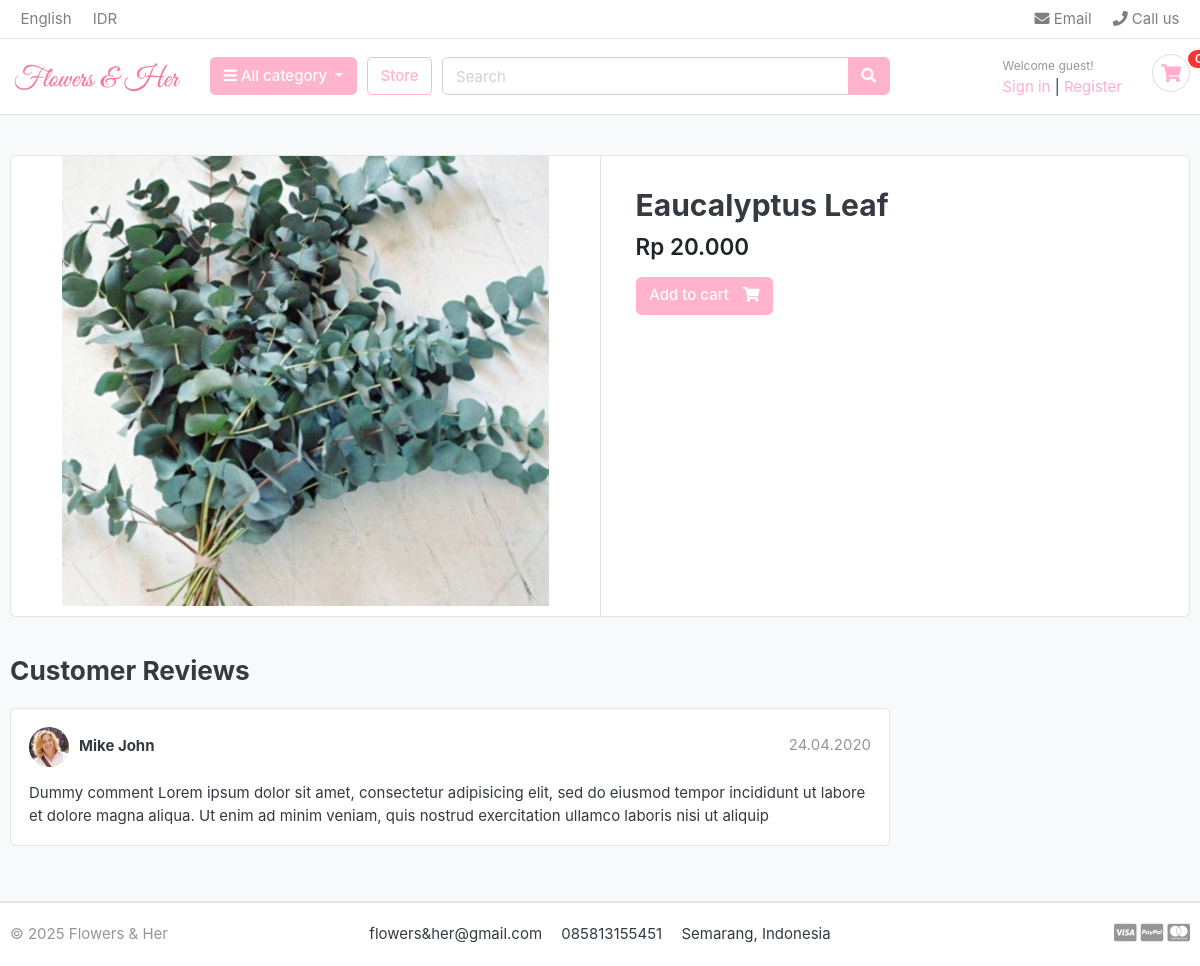
Before: /store/eaucalyptus-leaf/eaucalyptus-leaf/ with the older database file.
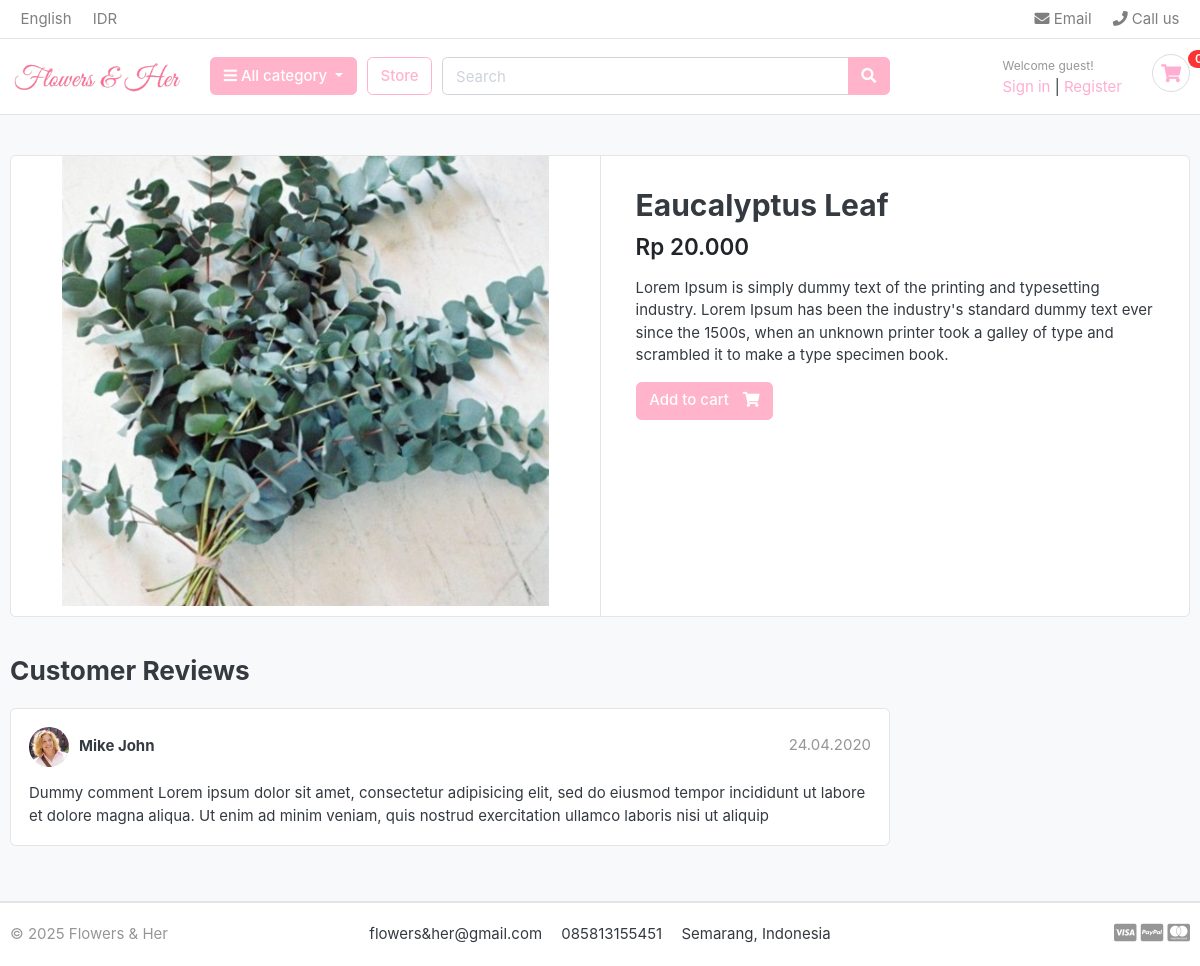
After: the same page with the newer database file.
### store/models.py (models this page shows, shortened)
class Product(models.Model):
    product_name    = models.CharField(max_length=255, unique=True)
    slug            = models.SlugField(max_length=255, unique=True)
    description     = models.TextField(blank=True)
    stock           = models.IntegerField()
    price           = models.IntegerField()
    image           = models.ImageField(upload_to="photos/products")
    is_available    = models.BooleanField(default=True)
    category        = models.ForeignKey(Category,on_delete=models.CASCADE)
    created_date    = models.DateTimeField(auto_now_add=True)
    modified_date   = models.DateTimeField(auto_now = True )

### store/views.py (the view)
# urls.py: path("<slug:category_id>/<slug:product_id>/", views.product_detail, name="product_detail"),
def product_detail(request, category_id, product_id):
    try:
        single_product =Product.objects.get(category__slug= category_id, slug = product_id)
        in_cart = CartItem.objects.filter(cart__cart_id=_add_cart_session_key(request), product = single_product).exists()
        have_color = Variation.objects.filter(product=single_product, variation_category= "color").exists()
        have_size = Variation.objects.filter(product=single_product, variation_category= "size").exists()
    except:
        raise ValueError("empty")
    context ={
        "single_product": single_product,
        "in_cart" : in_cart,
        "have_color" : have_color,
        "have_size" : have_size,
    }
    return render(request, "store/product_detail.html", context)

### cart/context_processors.py (called while the page is built)
def jumlah(request):
    jum =0
    try:
        cart = Cart.objects.get(cart_id=_add_cart_session_key(request))
        cart_items = CartItem.objects.filter(cart= cart, is_active=True)
        for cart_item in cart_items:
            jum+= cart_item.cart_quantity
    except:
        jum=0
    return dict(jum = jum)

### cart/views.py (called while the page is built)
def _add_cart_session_key(request):
    cart = request.session.session_key
    if not cart:
        cart= request.session.create()
    return cart

### category/context_processors.py (called while the page is built)
def menu_category(request):
    links = Category.objects.all()
    return dict(links=links )

### templates/store/product_detail.html (shortened to what this page needs)
{% extends "base.html" %}
{% load static %}
{% block content %}
<section class="section-content padding-y bg">
<div class="container">
<div class="card">
	<div class="row no-gutters">
		<aside class="col-md-6">
<article class="gallery-wrap">
	<div class="img-big-wrap">
	   <a href="#"><img src="{{single_product.image.url}}"></a>
	</div>
</article>
		</aside>
		<main class="col-md-6 border-left">
	<form action="{% url "cart:add_cart" single_product.id %}" method="POST">
		<article class="content-body">
		<h2 class="title">{{single_product.product_name}}</h2>
		<div class="mb-3">
			<span class="price h4" data-price="{{single_product.price}}"></span>
		</div>
		<p>{{single_product.description}}</p>
			{% if single_product.stock < 0 or single_product.stock == 0 %}
				<p style="font-size: 2rem; color: red; font-weight: bold;">Out of stock</p>
			{% comment %} {% elif in_cart %}
				<button class="btn btn-secondary" disabled>
				<span class="text">Added to cart</span>
				<i class="fas fa-check"></i>
				</button> {% endcomment %}
			{% else %}
				<button type="submit" href="" class="btn  btn-pink"> <span class="text">Add to cart</span> <i class="fas fa-shopping-cart"></i>  </button>
			{% endif %}
	</form>
		</main>
	</div>
</div>
<br>
<div class="row">
			<div class="col-md-9">
	<header class="section-heading">
		<h3>Customer Reviews </h3>
	</header>
	<article class="box mb-3">
		<div class="icontext w-100">
			<img src="{% static './images/avatars/avatar1.jpg' %}" class="img-xs icon rounded-circle">
			<div class="text">
				<span class="date text-muted float-md-right">24.04.2020 </span>
				<h6 class="mb-1">Mike John </h6>
			</div>
		</div>
		<div class="mt-3">
			<p>
				Dummy comment Lorem ipsum dolor sit amet, consectetur adipisicing elit, sed do eiusmod
				tempor incididunt ut labore et dolore magna aliqua. Ut enim ad minim veniam,
				quis nostrud exercitation ullamco laboris nisi ut aliquip
			</p>
		</div>
	</article>
	</div>
</div>
</div>
</section>
</body>
</html>
{% endblock content %}

Changed rows visible on the page:
changed Product "Eaucalyptus Leaf": description (not shown) → "Lorem Ipsum is simply dummy text of the printing and typesetting industry. Lorem Ipsum has been the industry's standard dummy text ever since the 1500s, when an unknown printer took a galley of type and scrambled it to make a type specimen book."
